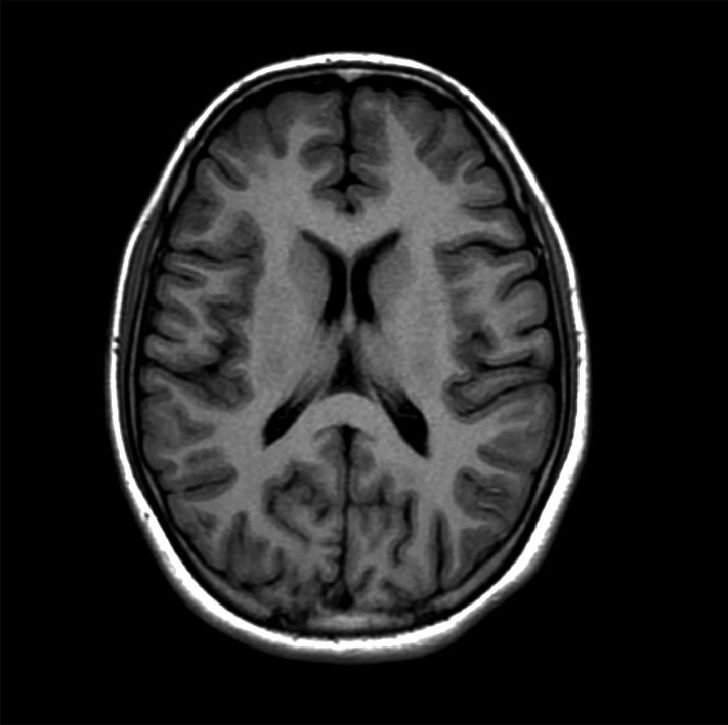
#> input picture obes_2/lab2/no_98.jpg, 728 x 725 px
$ python radon_1.py
#> lines starting #> are read from the running program, lines starting #| are printed output that depends on the picture
import numpy as np
import matplotlib.pyplot as plt
from skimage.data import shepp_logan_phantom
from skimage.transform import radon, rescale
from skimage import color
from skimage import io
from PIL import Image

# image = shepp_logan_phantom()
# image = rescale(image, scale=0.4, mode='reflect', channel_axis=None)

# 2.0
path = r'no_98.jpg'
# path = r'cat.jpeg'

# image = plt.imread(path)
# image = rescale(image, scale=0.4, mode='reflect', channel_axis=None)
image = Image.open(path).convert(mode='L')
image = np.asarray(image)

fig, (ax1, ax2) = plt.subplots(1, 2, figsize=(8, 4.5))
ax1.set_title("Початкове зображення")
ax1.imshow(image, cmap='gray')

theta = np.linspace(0., 180., max(image.shape), endpoint=False)
#> theta = 728 values from 0 to 179.8
sinogram = radon(image, theta=theta)
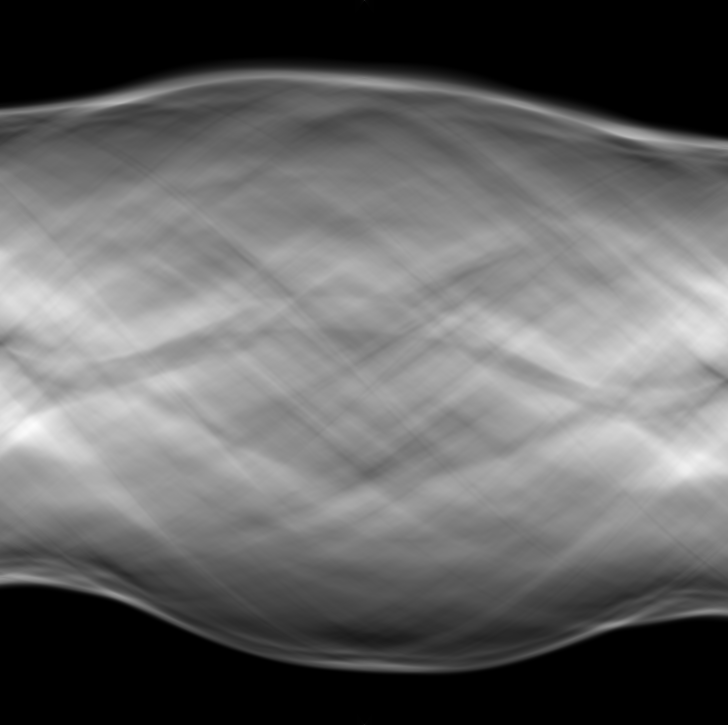
#> sinogram: shape (725, 728) float64; min 0, max 252.5, mean 101.6
dx, dy = 0.5 * 180.0 / max(image.shape), 0.5 / sinogram.shape[0]
#> dx = 0.124; dy = 0.00069
ax2.set_title("Перетворення Радона \n(Sinogram)")
ax2.set_xlabel("Projection angle (deg)")
ax2.set_ylabel("Projection position (pixels)")
ax2.imshow(sinogram, cmap=plt.cm.Greys_r,
           extent=(-dx, 180.0 + dx, -dy, sinogram.shape[0] + dy),
           aspect='auto')

fig.tight_layout()
plt.show()
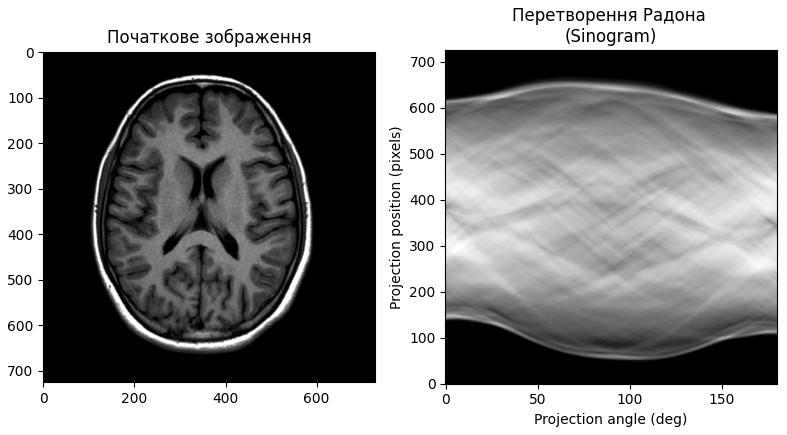
#> figure drawn by matplotlib, 2 panels
